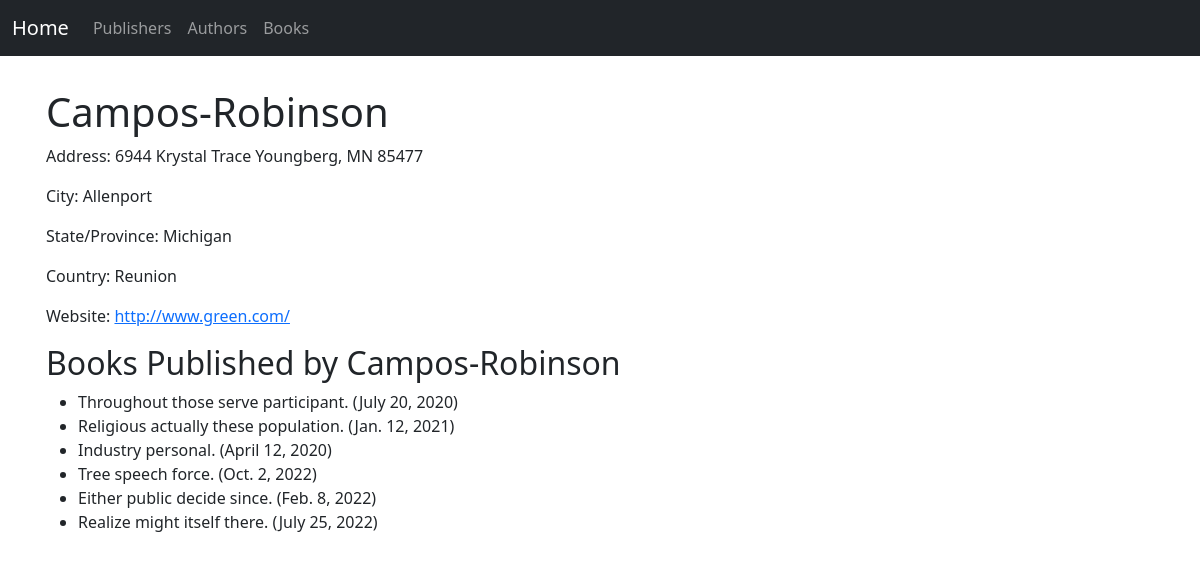
The page /publishers/19/ on the database its author committed.
### book_app/models.py (models this page shows, shortened)
class Publisher(models.Model):
    name = models.CharField(max_length=30)
    address = models.CharField(max_length=50)
    city = models.CharField(max_length=60)
    state_province = models.CharField(max_length=30)
    country = models.CharField(max_length=50)
    website = models.URLField()
    class Meta:
        ordering = ["-id"]

class Book(models.Model):
    title = models.CharField(max_length=100)
    authors = models.ManyToManyField("Author")
    cover = models.ImageField(upload_to="book_covers", null=True, blank=True)
    publisher = models.ForeignKey(Publisher, on_delete=models.PROTECT)
    publication_date = models.DateField()
    class Meta:
        ordering = ["-id"]

### book_app/views.py (the view)
# urls.py: path('publishers/<int:pk>/', PublisherDetailView.as_view(),
class PublisherDetailView(DetailView):
    model = Publisher
    context_object_name = 'publisher'
    def get_context_data(self, **kwargs):
        context = super().get_context_data(**kwargs)
        context['books'] = Book.objects.filter(publisher=self.object)
        return context

### book_app/templates/book_app/publisher_detail.html (shortened to what this page needs)
{% extends 'book_app/base.html' %}
{% block content %}
<h1>{{ publisher.name }}</h1>
<p>Address: {{ publisher.address }}</p>
<p>City: {{ publisher.city }}</p>
<p>State/Province: {{ publisher.state_province }}</p>
<p>Country: {{ publisher.country }}</p>
<p>Website: <a href="{{ publisher.website }}">{{ publisher.website }}</a></p>
<h2>Books Published by {{ publisher.name }}</h2>
<ul>
    {% for book in books %}
    <li>{{ book.title }} ({{ book.publication_date }})</li>
    {% empty %}
    <li>No books found for this publisher.</li>
    {% endfor %}
</ul>
{% endblock %}

### rows shown on the page
Publisher: name "Campos-Robinson", address "6944 Krystal Trace Youngberg, MN 85477", city "Allenport", state_province "Michigan", country "Reunion", website "http://www.green.com/"
Book: title "Throughout those serve participant.", publication_date "July 20, 2020"
Book: title "Religious actually these population.", publication_date "Jan. 12, 2021"
Book: title "Industry personal.", publication_date "April 12, 2020"
Book: title "Tree speech force.", publication_date "Oct. 2, 2022"
Book: title "Either public decide since.", publication_date "Feb. 8, 2022"
Book: title "Realize might itself there.", publication_date "July 25, 2022"
